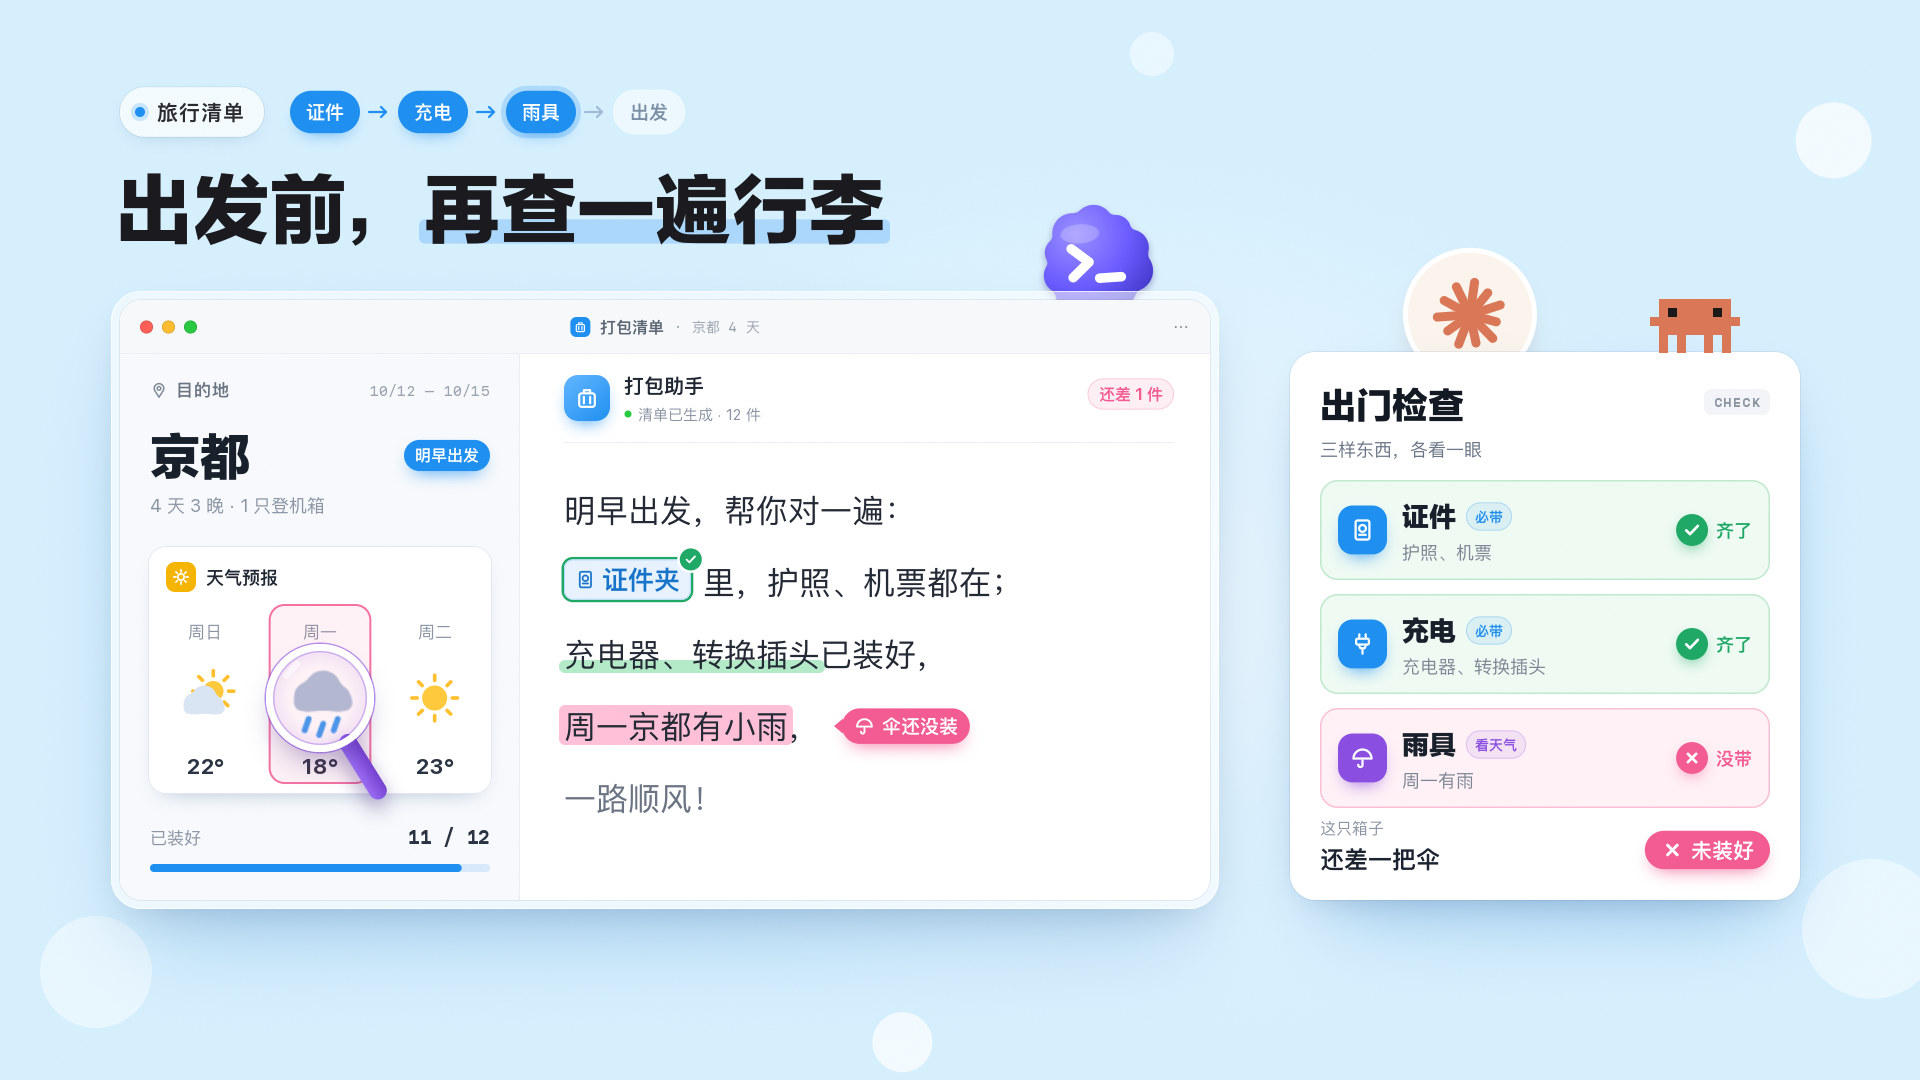

Source code (Python):
"""Example (pastel UI): 出发前，再查一遍行李 / Pack Check — one frame of a product film in the pastel-UI look.

A flat pastel field with a soft pool of light and bokeh; a section pill and a step strip (证件 → 充电 → 雨具 → 出发);
a heavy headline with a marker stroke under the key words. A macOS window card, 「打包清单 · 京都 4 天」: on the left
the trip (destination, dates, a four-day forecast, a packing progress bar), on the right the packing assistant's
note, written line by line, with an inline reference chip, green markers under what is packed and a pink highlight
on the one thing that is not -- 周一京都有小雨, with a 「伞还没装」 callout. Beside it a checklist panel, 「出门检查」:
three rows, two pass with a green check, the third (雨具) fails with a pink cross, and the verdict 「还差一把伞」.
A magnifier rests on Monday's rain cloud in the forecast, magnifying the real pixels. Three flat companions peek
over the card edges: a violet cloud with a >_ prompt behind the window, a starburst in a cream circle behind the
panel, and the orange pixel critter standing on the panel. No image model.
python3 pastelui_packing.py [out.jpg] [--stages DIR] [--field blue|mint|peach|...]
"""
import os, sys, time
import numpy as np
sys.path.insert(0, os.path.join(os.path.dirname(os.path.abspath(__file__)), '..', 'lib'))
from pastelui import PastelUI, Box, INK, BLUE, LILAC, GREEN, PINK, YELLOW, LINE, GREY, WHITE

out = sys.argv[1] if len(sys.argv) > 1 and not sys.argv[1].startswith('--') else 'pastelui_packing.jpg'
stages = sys.argv[sys.argv.index('--stages') + 1] if '--stages' in sys.argv else None
FIELD = sys.argv[sys.argv.index('--field') + 1] if '--field' in sys.argv else 'blue'
T0 = time.time()
tick = lambda name: print(f'{name:14s} {time.time() - T0:5.1f}s') if os.environ.get('PASTELUI_TIMING') else None

ui = PastelUI(1920, 1080, seed=4, keep_stages=bool(stages))
ui.field(FIELD, glow=(520, 150))

# ===================================================================== layout
WX, WY, WW, WH, SPLIT, BAR = 120, 300, 1090, 600, 400, 54          # window body
PX, PY, PW, PH = 1290, 352, 510, 548                                  # checklist panel
LX0, LX1 = WX + 30, WX + SPLIT - 30                                   # left pane content
RX0, RX1 = WX + SPLIT + 44, WX + WW - 36                              # right pane content
TX, TY0, TLH, TS = RX0, 522, 72, 32                                   # reply text: x, first baseline, line height, size
LINE_Y = [TY0 + i * TLH for i in range(5)]
WEEK = [('周日', 'partly', '22°'), ('周一', 'rain', '18°'), ('周二', 'sun', '23°')]
WXC = Box(LX0 - 2, 546, LX1 + 2, 794, 18)                             # forecast card
COLW = WXC.w / 3
ICON_Y = WXC.y0 + 152
RAIN = (WXC.x0 + COLW * 1.5, ICON_Y)                                  # Monday's icon centre

# ===================================================================== companions behind the cards (drawn first, low z)
ui.layer('cloud', z=5)
ui.cloud(1096, WY - 120 * 0.84 + 60, 120, rot=-4)
ui.layer('spark', z=5)
ui.spark(1470, PY - 124 * 0.8 + 62, 124, spin=8)

# ===================================================================== title: pill, step strip, headline + marker
ui.layer('pill', z=20)
PILL_X1 = ui.pill(120, 112, '旅行清单')
STEPS = ['证件', '充电', '雨具', '出发']
for k, cur in [(0, None), (1, 0), (2, 1), (3, 2)]:
    ui.layer(f'steps{k}', z=20)
    ui.steps(PILL_X1 + 26, 112, STEPS, lit=k, current=cur)
HEAD = '出发前，再查一遍行李'
ui.layer('mark', z=19)
_, span = ui.headline(116, 236, HEAD, 76, mark='再查一遍行李', draw_text=False)
ui.layer('headline', z=20)
ui.headline(116, 236, HEAD, 76, mark='再查一遍行李', draw_mark=False)
tick('title')

# ===================================================================== the window
ui.layer('window', z=10)
win = ui.window(WX, WY, WW, WH, title='打包清单', icon='suitcase', sub='· 京都 4 天', split=SPLIT, bar=BAR)

# left pane: trip, forecast, progress
ui.layer('trip', z=12)
y = WY + BAR + 36
ui.glyph('pin', LX0 + 9, y, 19, '#7d8796', 1.9)
ui.text('目的地', LX0 + 26, y, 17, '#6a7482', 'bold', 'lm', spacing=1)
ui.text('10/12 – 10/15', LX1, y, 15, '#9aa3af', 'regular', 'rm', family='mono')
ui.text('京都', LX0, y + 84, 50, '#18202b', 'heavy')
ui.chip(LX1, y + 84 - 50 * 0.37, '明早出发', BLUE, size=16, solid=True, anchor='r')
ui.text('4 天 3 晚 · 1 只登机箱', LX0, y + 122, 18, '#8a94a3')
ui.shadow(*WXC, WXC.r, 0, 10, 22, -16, '#143c78', 0.45)
ui.rrect(*WXC, WXC.r, WHITE)
ui.rrect(*WXC, WXC.r, '#e2e8f0', ring=1.0)
ui.tile(WXC.x0 + 18, WXC.y0 + 16, 30, YELLOW, 'sun', radius=9, glyph_size=19, sw=2.2, shadow=False)
ui.text('天气预报', WXC.x0 + 58, WXC.y0 + 31, 18, '#1f2733', 'bold', 'lm')
for i, (d, kind, t) in enumerate(WEEK):
    cx = WXC.x0 + COLW * (i + 0.5)
    ui.text(d, cx, ICON_Y - 66, 17, '#8a94a3', 'regular', 'mm')
    ui.weather(kind, cx, ICON_Y, 50)
    ui.text(t, cx, ICON_Y + 76, 22, '#2b3442', 'bold', 'ms')
py = WXC.y1 + 50
ui.text('已装好', LX0, py, 17, '#8a94a3', 'regular', 'ls')
ui.text('11 / 12', LX1, py, 19, '#2b3442', 'bold', 'rs', family='mono')
ui.bar(LX0, LX1, py + 24, 11 / 12, BLUE, 8)
ui.layer('wx_hl', z=13)                                          # Monday, after the check
hx0, hx1 = WXC.x0 + COLW + 6, WXC.x0 + COLW * 2 - 6
ui.rrect(hx0, WXC.y0 + 58, hx1, WXC.y1 - 10, 16, PINK, 0.08)
ui.rrect(hx0, WXC.y0 + 58, hx1, WXC.y1 - 10, 16, PINK, 0.85, ring=2.0)
tick('left pane')

# right pane: the assistant's note
ui.layer('reply_head', z=12)
hy = WY + BAR + 44
ui.tile(RX0, hy - 23, 46, grad=('#63b6ff', '#1f8ff0'), glyph='suitcase', radius=14, glyph_size=25)
ui.text('打包助手', RX0 + 60, hy - 5, 20, '#1f2733', 'bold')
ui.circle(RX0 + 64, hy + 16, 3.5, '#28c840')
ui.text('清单已生成 · 12 件', RX0 + 74, hy + 16, 15, '#8a94a3', 'regular', 'lm')
ui.rrect(RX0, hy + 44, RX1, hy + 45, 0, LINE)
for name, txt, col in [('chip_draft', '清单草稿', '#8a94a3'), ('chip_check', '检查中', LILAC), ('chip_fail', '还差 1 件', PINK)]:
    ui.layer(name, z=12)
    ui.chip(RX1, hy - 4, txt, col, size=16, anchor='r')

ui.layer('line0', z=14)
ui.text('明早出发，帮你对一遍：', TX, LINE_Y[0], TS, '#232a35')
ui.layer('line1', z=14)
x = ui.ref_chip(TX, LINE_Y[1], '证件夹', glyph='passport', size=26)
ui.text('里，护照、机票都在；', x + 12, LINE_Y[1], TS, '#232a35')
ui.layer('line2_mk', z=13)
w = ui.measure('充电器、转换插头', TS)
ui.marker(TX, TX + w, LINE_Y[2], 13, '#a6e6bd', 0.85, drop=7)
ui.layer('line2', z=14)
ui.text('充电器、转换插头已装好，', TX, LINE_Y[2], TS, '#232a35')
ui.layer('line3_hl', z=13)
w3 = ui.measure('周一京都有小雨', TS)
ui.marker(TX, TX + w3, LINE_Y[3], 40, '#ffbdd5', 0.95, drop=7)
ui.layer('line3', z=14)
W3 = ui.text('周一京都有小雨，', TX, LINE_Y[3], TS, '#232a35')
ui.layer('line3_tag', z=15)
ui.callout(TX + W3 + 14, LINE_Y[3] - TS * 0.37, '伞还没装', PINK, glyph='umbrella', size=19)
ui.layer('line4', z=14)
ui.text('一路顺风！', TX, LINE_Y[4], TS, '#6b7482')
tick('right pane')

# ===================================================================== the checklist panel
ui.layer('panel', z=30)
card = ui.card(PX, PY, PW, PH)
ui.text('出门检查', PX + 30, PY + 66, 36, '#141a24', 'heavy')
ui.mono_tag(PX + PW - 30, PY + 50, 'CHECK')
ui.text('三样东西，各看一眼', PX + 30, PY + 104, 18, '#6b7686')
ui.rrect(PX + 30, PY + PH - 104, PX + PW - 30, PY + PH - 103, 0, LINE)
ui.text('这只箱子', PX + 30, PY + PH - 66, 16, '#8a94a3')
ROWS = [('证件', '必带', '护照、机票', 'passport', BLUE, 'pass', '齐了'),
        ('充电', '必带', '充电器、转换插头', 'plug', BLUE, 'pass', '齐了'),
        ('雨具', '看天气', '周一有雨', 'umbrella', LILAC, 'fail', '没带')]
RH, RG, RY0 = 100, 14, PY + 128
for i, (lab, tag, sub, gl, tone, res, txt) in enumerate(ROWS):
    ry = RY0 + i * (RH + RG)
    states = ['idle', res] + (['active'] if res == 'fail' else [])
    for st in states:
        ui.layer(f'row{i}_{st}', z=31)
        ui.check_row(PX + 30, ry, PW - 60, RH, lab, tag=tag, sub=sub, glyph=gl, tone=tone, state=st,
                     status=(st != res), progress=0.62)
    ui.layer(f'row{i}_st', z=32)
    ui.row_status(PX + PW - 48, ry + RH / 2, res, txt, tone, RH)
ui.layer('verdict', z=32)
ui.text('还差一把伞', PX + 30, PY + PH - 32, 24, '#1b2230', 'bold')
ui.chip(PX + PW - 30, PY + PH - 50, '未装好', PINK, size=21, solid=True, glyph='x', anchor='r', pad=16)
ui.layer('verdict_wait', z=32)
ui.text('等待检查', PX + PW - 30, PY + PH - 50, 16, '#a3acb8', 'regular', 'rm')
tick('panel')

# ===================================================================== the critter on the panel, the magnifier
ui.layer('critter', z=35)
ui.critter(1650, PY - 54 + 1, 9)
ui.magnifier(RAIN[0], RAIN[1], 47, 1.42, z=40, handle=58)
ui.end()
tick('drawn')

# ===================================================================== stage by stage (the draw-on GIF), then the final frame
# Things that move get a few in-between poses (stage names 'mv_*': the GIF shows them as quick hard cuts, i.e. real
# motion); everything else cross-fades from stage to stage.
ALL = list(ui.layers)
ease_out = lambda u: 1 - (1 - u) ** 3
ease_back = lambda u: 1 + 2.4 * (u - 1) ** 3 + 1.4 * (u - 1) ** 2          # overshoots ~6 % and settles
ease_io = lambda u: 3 * u * u - 2 * u ** 3
REST = dict(dx=0.0, dy=0.0, scale=1.0, alpha=1.0, reveal=1.0)


def move(names, frm, to=REST, n=5, tag='', ease=ease_out, last=True, origin=None, between=None):
    """pose one or more layers from `frm` to `to` over n stages; the last stage is named `tag`"""
    names = [names] if isinstance(names, str) else names
    for k in range(1, n + 1):
        u = ease(k / n)
        p = {key: frm.get(key, REST[key]) + (to.get(key, REST[key]) - frm.get(key, REST[key])) * u for key in REST}
        p['alpha'] = min(1.0, max(0.0, p['alpha']))
        if between: between(p, k / n)
        for nm in names: ui.pose(nm, origin=origin, **p)
        if k < n: ui.stage(f'mv_{tag}{k}')
        elif last: ui.stage(tag)


def pop(name, tag, cx, cy):
    move(name, dict(scale=0.3, alpha=0.0), n=4, tag=tag, ease=ease_back, origin=(cx, cy))


if stages:
    for n in ALL: ui.hide(n)
    for r in (0, 170, 400, 690, 1030):
        ui.wipe(1010, 560, r, prev='lilac', rim_width=26 * (1 - 0.5 * r / 1030)); ui.stage(f'wipe{r:04d}')
    ui.wipe(); ui.stage('field')
    move('window', dict(dy=80, scale=0.96, alpha=0.0), n=6, tag='window', ease=ease_back)
    ui.show('pill', 'steps0'); ui.stage('pill')
    ui.show('headline'); ui.stage('headline')
    move('mark', dict(reveal=0.0), n=4, tag='mark')
    ui.show('trip'); ui.stage('trip')
    ui.show('reply_head', 'chip_draft'); ui.stage('reply_head')
    for nm in ['line0', 'line1', 'line2', 'line3', 'line4']:
        group = [nm, 'line2_mk'] if nm == 'line2' else [nm]
        move(group, dict(reveal=0.0), n=4, tag=nm, ease=ease_io)
    move('panel', dict(dy=70, scale=0.96, alpha=0.0), n=6, tag='panel', ease=ease_back)
    ui.show('row0_idle', 'row1_idle', 'row2_idle', 'verdict_wait'); ui.stage('rows')
    for i in range(2):
        cy = RY0 + i * (RH + RG) + RH / 2
        ui.hide(f'row{i}_idle', f'steps{i}'); ui.show(f'row{i}_pass', f'steps{i + 1}')
        pop(f'row{i}_st', f'check{i}', PX + PW - 110, cy)
    # the third row starts checking: the lens leaves its row, flies over to the forecast and settles on Monday
    ui.hide('row2_idle', 'chip_draft'); ui.show('row2_active', 'chip_check'); ui.stage('row2_active')
    lx, ly = PX + 90 - RAIN[0], RY0 + 2 * (RH + RG) + RH / 2 - RAIN[1]
    move('lens', dict(dx=lx, dy=ly, scale=0.3, alpha=0.0), n=7, tag='lens', ease=ease_io,
         between=lambda p, u: p.update(dy=p['dy'] - 220 * np.sin(np.pi * u), alpha=min(1, 4 * u)))
    ui.hide('row2_active', 'chip_check', 'steps2'); ui.show('row2_fail', 'chip_fail', 'wx_hl', 'line3_hl', 'steps3')
    pop('row2_st', 'check2', PX + PW - 110, RY0 + 2 * (RH + RG) + RH / 2)
    pop('line3_tag', 'tag', TX + W3 + 14, LINE_Y[3] - TS * 0.37)
    ui.hide('verdict_wait'); ui.show('verdict'); ui.stage('verdict')
    move('cloud', dict(dy=150, alpha=1.0), n=5, tag='cloud', ease=ease_back)
    move('spark', dict(dy=150, alpha=1.0), n=5, tag='spark', ease=ease_back)
    move('critter', dict(dy=-110, alpha=0.0), n=4, tag='critter', ease=ease_back, last=False)

# final poses: everything finished
for n in ALL:
    ui.pose(n)
for n in ['steps0', 'steps1', 'steps2', 'chip_draft', 'chip_check', 'verdict_wait',
          'row0_idle', 'row1_idle', 'row2_idle', 'row2_active']:
    ui.hide(n)
ui.save(out, stages_dir=stages)
tick('saved')
print('saved', out)
